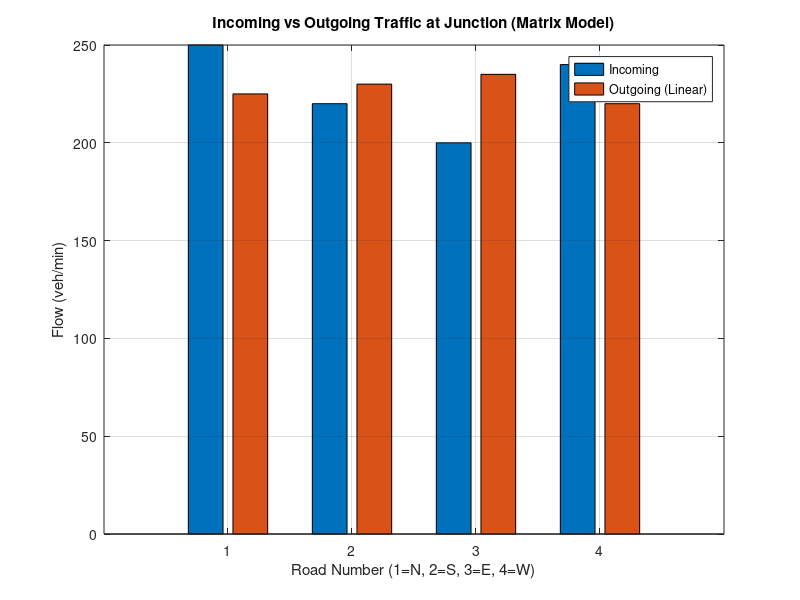
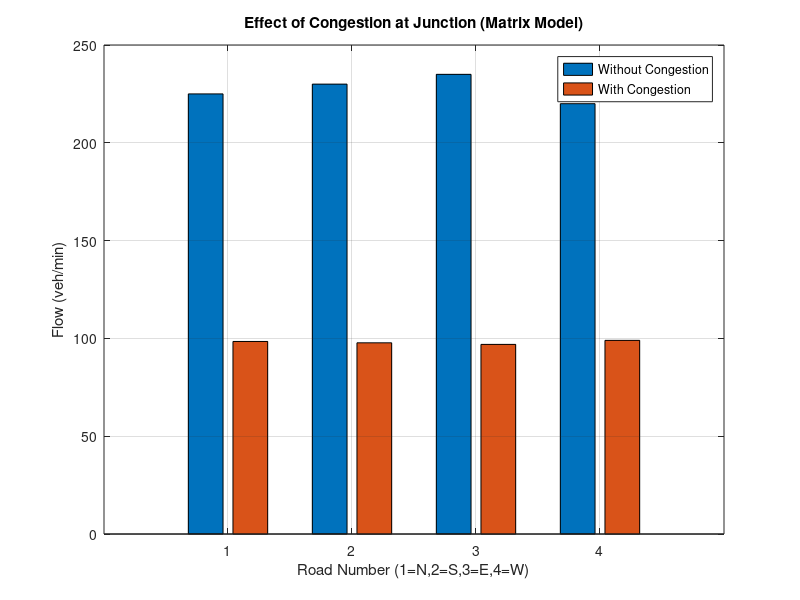

MATLAB code to generate these figures, in order: (Note: this script raises an error after producing the figures.)
clc; clear; close all;

% Rasesh J. Nair (23BME021) CASE STUDY ON "Traffic Flow Balance at Road
% Junctions

%% -------------------------------
% PART 1 : Linear Intersection Flow (LAB 3)    (please refer to the pdf for
% more clarity)
%% -------------------------------

% Incoming traffic vector (veh/min)
X_in = [250; 220; 200; 240];   % [North; South; East; West]

disp('Incoming Traffic (veh/min):')
disp(X_in)

% Turning ratio matrix T
% Row = Exit direction
% Column = Entry direction
% Order: [North; South; East; West]

T = [0.10  0.40  0.20  0.30;   % North exit
     0.40  0.10  0.30  0.20;   % South exit
     0.30  0.20  0.10  0.40;   % East exit
     0.20  0.30  0.40  0.10];  % West exit

% Each column sums to 1 (conservation check)
disp('Column sums of T (should be 1):')
disp(sum(T))

% Outgoing traffic (linear case)
X_out_linear = T * X_in;

disp('Outgoing Traffic without Congestion (veh/min):')
disp(X_out_linear)


figure

bar([X_in X_out_linear])

xlabel('Road Number (1=N, 2=S, 3=E, 4=W)')
ylabel('Flow (veh/min)')
title('Incoming vs Outgoing Traffic at Junction (Matrix Model)')
legend('Incoming','Outgoing (Linear)')
grid oN

%% -------------------------------
% PART 2 : Congestion Effect (Nonlinear)  (LAB 5 concept)
%% -------------------------------

capacity = 400;  % congestion parameter  - vehicle/min

% Nonlinear congestion effect
X_out_cong = X_out_linear .* (1 - X_out_linear/capacity);

disp('Outgoing Traffic with Congestion (veh/min):')
disp(X_out_cong)

% Plot comparison
figure
bar([X_out_linear X_out_cong])
legend('Without Congestion','With Congestion')
xlabel('Road Number (1=N,2=S,3=E,4=W)')
ylabel('Flow (veh/min)')
title('Effect of Congestion at Junction (Matrix Model)')
grid on


%% -------------------------------
% PART 3 : Kinetic Theory Model
%% -------------------------------

k = linspace(0,200,100);  % Density
vmax = 60;
kmax = 200;

v = vmax*(1 - k/kmax);     % Velocity
q = k.*v;                  % Flow

figure
yyaxis left
plot(k,q,'LineWidth',2)
ylabel('Flow q (veh/hr)')

yyaxis right
plot(k,v,'--','LineWidth',2)
ylabel('Velocity v (km/hr)')

xlabel('Density k (veh/km)')
title('Kinetic Theory: Density vs Velocity vs Flow')
legend('Flow q','Velocity v')
grid on


